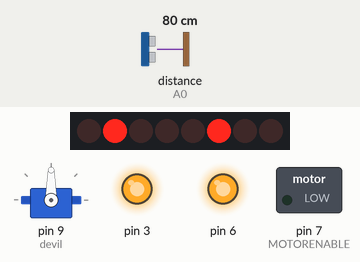
A sketch run on a simulated Arduino Uno, built with avr-gcc and run on an emulated ATmega328P. Parts: 8 shift-register outputs drawn as a row of LEDs (first output left, lit = HIGH), servo, switched loads named in the sketch (green lamp = pin HIGH), output pins drawn as LEDs (lit = HIGH). Wiring (inferred from the names in the program): shift register (74HC595): data pin 8; shift clock pin 4; latch pin 12. Wiring (inferred from the signals the program sends): row of LEDs: on Q0, Q1, Q2, Q3, Q4, Q5, Q6, Q7. The inputs (shaded band) are chosen by the test bench; at power-on: distance to the obstacle (sensor on A0) 80 cm. The echo pulse lasts 58.3 µs per cm; pins used as bus, display or sensor lines are not drawn.

Above: at 3.1 s.
4.3 s: distance to the obstacle (sensor on A0) set to 2 cm
At 4.9 s:
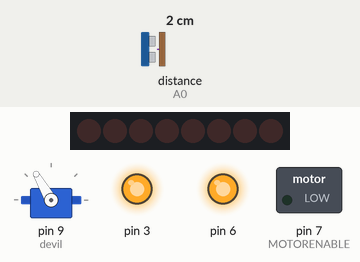
At 5.4 s:
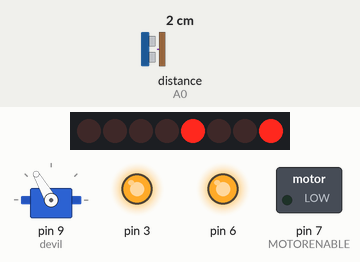
9.5 s: distance to the obstacle (sensor on A0) set to 4 cm
At 11.9 s:
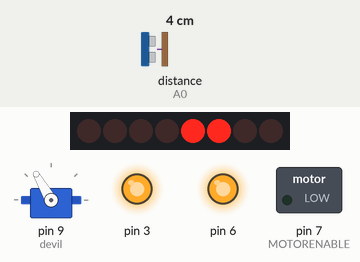
Timing chart, 0 to 19.3 s (numbered marks = the images above; inputs shaded):
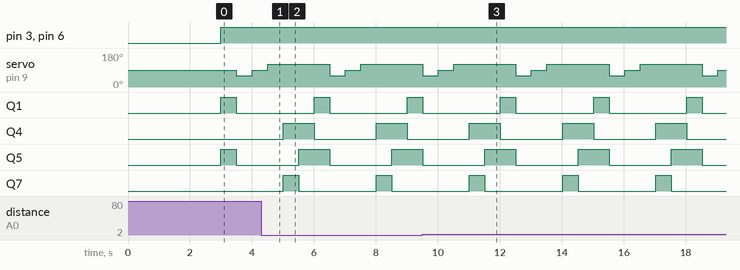

Measured:
- by itself, servo on pin 9 (devil): repeats every 3.0 s: 90° 0.50 s, 120° 2.0 s, 60° 0.50 s

The sketch:

RCCar.ino
```cpp
#include <Servo.h>
#include <NewPing.h>
Servo devil;

int obs_dis_90;
int obs_dis_60;
int obs_dis_120;


#define TRIGGER_PIN  A1  // Arduino pin tied to trigger pin on the ultrasonic sensor.
#define ECHO_PIN     A0  // Arduino pin tied to echo pin on the ultrasonic sensor.
#define MAX_DISTANCE 200 // Maximum distance we want to ping for (in centimeters). Maximum sensor distance is rated at 400-500cm.

NewPing sonar(TRIGGER_PIN, ECHO_PIN, MAX_DISTANCE); // NewPing setup of pins and maximum distance.

#define MOTORDELAY 500


// Arduino pins for the shift register
#define MOTORLATCH 12
#define MOTORCLK 4
#define MOTORENABLE 7
#define MOTORDATA 8

// 8-bit bus after the 74HC595 shift register
// (not Arduino pins)
// These are used to set the direction of the bridge driver.
#define MOTOR1_A 2
#define MOTOR1_B 3
#define MOTOR2_A 1
#define MOTOR2_B 4
#define MOTOR3_A 5
#define MOTOR3_B 7
#define MOTOR4_A 0
#define MOTOR4_B 6

// Arduino pins for the PWM signals.
#define MOTOR1_PWM 11
#define MOTOR2_PWM 3
#define MOTOR3_PWM 6
#define MOTOR4_PWM 5
#define SERVO1_PWM 10
#define SERVO2_PWM 9

// Codes for the motor function.
#define FORWARD 1
#define BACKWARD 2
#define BRAKE 3
#define RELEASE 4

int getdistance(int angle)
{
  devil.write(angle);
  delay(500);
  return sonar.ping_cm();
}

void setup() {
  delay(3000);
  devil.attach(9);
  Serial.begin(115200);
}

void loop() {
  forward();
  delay(MOTORDELAY);

 brake();

  obs_dis_60 = getdistance(60);
  obs_dis_90 = getdistance(90);
  obs_dis_120 = getdistance(120);


  if (obs_dis_90 < 20)
  {
    back();
    delay(MOTORDELAY);
    leftspin();
    delay(MOTORDELAY);
  }
  else if (obs_dis_60 > 20)
  {

    forward();
    delay(MOTORDELAY);
  }
  else if (obs_dis_120 < 20)
  {
    back();
    delay(MOTORDELAY);
    rightspin();
    delay(MOTORDELAY);
  }


}

void forward()
{
  motor(2, FORWARD, 255);
  motor(3, FORWARD, 255);
}


void back()
{
  motor(2, BACKWARD, 255);
  motor(3, BACKWARD, 255);
}
void leftspin()
{
  motor(2, BACKWARD, 255);
  motor(3, FORWARD, 255);
}
void rightspin()
{
  motor(2, FORWARD, 255);
  motor(3, BACKWARD, 255);
}

void brake()
{
  motor (2, BRAKE, 0);
  motor (3, BRAKE, 0);
}


//void shiftWrite(int output, int high_low);
//void motor_output (int output, int high_low, int speed);
//void motor(int nMotor, int command, int speed);
void shiftWrite(int output, int high_low)
{
  static int latch_copy;
  static int shift_register_initialized = false;

  // Do the initialization on the fly,
  // at the first time it is used.
  if (!shift_register_initialized)
  {
    // Set pins for shift register to output
    pinMode(MOTORLATCH, OUTPUT);
    pinMode(MOTORENABLE, OUTPUT);
    pinMode(MOTORDATA, OUTPUT);
    pinMode(MOTORCLK, OUTPUT);

    // Set pins for shift register to default value (low);
    digitalWrite(MOTORDATA, LOW);
    digitalWrite(MOTORLATCH, LOW);
    digitalWrite(MOTORCLK, LOW);
    // Enable the shift register, set Enable pin Low.
    digitalWrite(MOTORENABLE, LOW);

    // start with all outputs (of the shift register) low
    latch_copy = 0;

    shift_register_initialized = true;
  }

  // The defines HIGH and LOW are 1 and 0.
  // So this is valid.
  bitWrite(latch_copy, output, high_low);

  // Use the default Arduino 'shiftOut()' function to
  // shift the bits with the MOTORCLK as clock pulse.
  // The 74HC595 shiftregister wants the MSB first.
  // After that, generate a latch pulse with MOTORLATCH.
  shiftOut(MOTORDATA, MOTORCLK, MSBFIRST, latch_copy);
  delayMicroseconds(5);    // For safety, not really needed.

  digitalWrite(MOTORLATCH, HIGH);
  delayMicroseconds(5);    // For safety, not really needed.
  digitalWrite(MOTORLATCH, LOW);
}


void motor_output (int output, int high_low, int speed)
{
  int motorPWM;

  switch (output)
  {
    case MOTOR1_A:
    case MOTOR1_B:
      motorPWM = MOTOR1_PWM;
      break;
    case MOTOR2_A:
    case MOTOR2_B:
      motorPWM = MOTOR2_PWM;
      break;
    case MOTOR3_A:
    case MOTOR3_B:
      motorPWM = MOTOR3_PWM;
      break;
    case MOTOR4_A:
    case MOTOR4_B:
      motorPWM = MOTOR4_PWM;
      break;
    default:
      // Use speed as error flag, -3333 = invalid output.
      speed = -3333;
      break;
  }

  if (speed != -3333)
  {
    // Set the direction with the shift register
    // on the MotorShield, even if the speed = -1.
    // In that case the direction will be set, but
    // not the PWM.
    shiftWrite(output, high_low);

    // set PWM only if it is valid
    if (speed >= 0 && speed <= 255)
    {
      analogWrite(motorPWM, speed);
    }
  }
}


void motor(int nMotor, int command, int speed)
{
  int motorA, motorB;

  if (nMotor >= 1 && nMotor <= 4)
  {
    switch (nMotor)
    {
      case 1:
        motorA   = MOTOR1_A;
        motorB   = MOTOR1_B;
        break;
      case 2:
        motorA   = MOTOR2_A;
        motorB   = MOTOR2_B;
        break;
      case 3:
        motorA   = MOTOR3_A;
        motorB   = MOTOR3_B;
        break;
      case 4:
        motorA   = MOTOR4_A;
        motorB   = MOTOR4_B;
        break;
      default:
        break;
    }

    switch (command)
    {
      case FORWARD:
        motor_output (motorA, HIGH, speed);
        motor_output (motorB, LOW, -1);     // -1: no PWM set
        break;
      case BACKWARD:
        motor_output (motorA, LOW, speed);
        motor_output (motorB, HIGH, -1);    // -1: no PWM set
        break;
      case BRAKE:
        // The AdaFruit library didn't implement a brake.
        // The L293D motor driver ic doesn't have a good
        // brake anyway.
        // It uses transistors inside, and not mosfets.
        // Some use a software break, by using a short
        // reverse voltage.
        // This brake will try to brake, by enabling
        // the output and by pulling both outputs to ground.
        // But it isn't a good break.
        motor_output (motorA, LOW, 255); // 255: fully on.
        motor_output (motorB, LOW, -1);  // -1: no PWM set
        break;
      case RELEASE:
        motor_output (motorA, LOW, 0);  // 0: output floating.
        motor_output (motorB, LOW, -1); // -1: no PWM set
        break;
      default:
        break;
    }
  }
}
```
